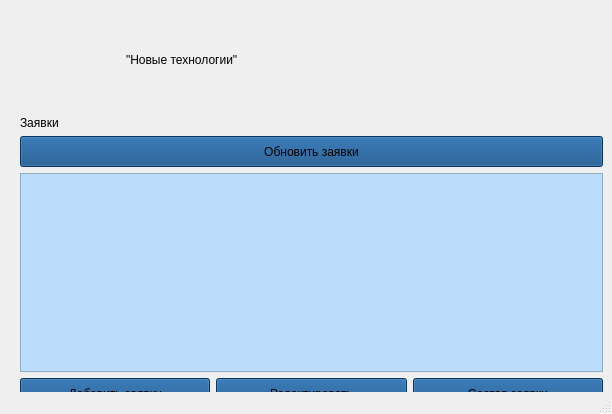
<?xml version="1.0" encoding="UTF-8"?>
<ui version="4.0">
 <class>MainWindow</class>
 <widget class="QMainWindow" name="MainWindow">
  <property name="geometry">
   <rect>
    <x>0</x>
    <y>0</y>
    <width>612</width>
    <height>414</height>
   </rect>
  </property>
  <property name="windowTitle">
   <string>Заявки</string>
  </property>
  <widget class="QWidget" name="centralwidget">
   <widget class="QWidget" name="">
    <property name="geometry">
     <rect>
      <x>20</x>
      <y>10</y>
      <width>583</width>
      <height>399</height>
     </rect>
    </property>
    <layout class="QVBoxLayout" name="verticalLayout_2">
     <item>
      <layout class="QHBoxLayout" name="horizontalLayout">
       <item>
        <widget class="QLabel" name="logo_label">
         <property name="minimumSize">
          <size>
           <width>100</width>
           <height>100</height>
          </size>
         </property>
         <property name="maximumSize">
          <size>
           <width>100</width>
           <height>100</height>
          </size>
         </property>
         <property name="text">
          <string/>
         </property>
        </widget>
       </item>
       <item>
        <widget class="QLabel" name="label_3">
         <property name="styleSheet">
          <string notr="true">font: 18pt &quot;Bahnschrift&quot;;
color: rgb(0, 0, 0);</string>
         </property>
         <property name="text">
          <string>&quot;Новые технологии&quot;</string>
         </property>
        </widget>
       </item>
      </layout>
     </item>
     <item>
      <layout class="QVBoxLayout" name="verticalLayout">
       <item>
        <widget class="QLabel" name="label">
         <property name="styleSheet">
          <string notr="true">font: 10pt &quot;Bahnschrift&quot;;
color: rgb(0, 0, 0);</string>
         </property>
         <property name="text">
          <string>Заявки</string>
         </property>
        </widget>
       </item>
       <item>
        <widget class="QPushButton" name="update_pushButton_2">
         <property name="minimumSize">
          <size>
           <width>101</width>
           <height>31</height>
          </size>
         </property>
         <property name="styleSheet">
          <string notr="true">background-color: rgb(12, 72, 130);
font: 9pt &quot;Bahnschrift&quot;;
color: rgb(0, 0, 0);</string>
         </property>
         <property name="text">
          <string>Обновить заявки</string>
         </property>
        </widget>
       </item>
       <item>
        <widget class="QTableView" name="tableView">
         <property name="minimumSize">
          <size>
           <width>579</width>
           <height>192</height>
          </size>
         </property>
         <property name="styleSheet">
          <string notr="true">background-color: rgb(187, 220, 250);
font: 9pt &quot;Bahnschrift&quot;;
color: rgb(0, 0, 0);</string>
         </property>
        </widget>
       </item>
      </layout>
     </item>
     <item>
      <layout class="QHBoxLayout" name="horizontalLayout_2">
       <item>
        <widget class="QPushButton" name="add_pushButton">
         <property name="minimumSize">
          <size>
           <width>101</width>
           <height>31</height>
          </size>
         </property>
         <property name="styleSheet">
          <string notr="true">background-color: rgb(12, 72, 130);
font: 9pt &quot;Bahnschrift&quot;;
color: rgb(0, 0, 0);</string>
         </property>
         <property name="text">
          <string>Добавить заявку</string>
         </property>
        </widget>
       </item>
       <item>
        <widget class="QPushButton" name="change_pushButton">
         <property name="minimumSize">
          <size>
           <width>101</width>
           <height>31</height>
          </size>
         </property>
         <property name="styleSheet">
          <string notr="true">background-color: rgb(12, 72, 130);
font: 9pt &quot;Bahnschrift&quot;;
color: rgb(0, 0, 0);</string>
         </property>
         <property name="text">
          <string>Редактировать</string>
         </property>
        </widget>
       </item>
       <item>
        <widget class="QPushButton" name="sostav_pushButton">
         <property name="minimumSize">
          <size>
           <width>101</width>
           <height>31</height>
          </size>
         </property>
         <property name="styleSheet">
          <string notr="true">background-color: rgb(12, 72, 130);
font: 9pt &quot;Bahnschrift&quot;;
color: rgb(0, 0, 0);</string>
         </property>
         <property name="text">
          <string>Состав заявки</string>
         </property>
        </widget>
       </item>
      </layout>
     </item>
    </layout>
   </widget>
  </widget>
  <widget class="QStatusBar" name="statusbar"/>
 </widget>
 <resources/>
 <connections/>
</ui>
